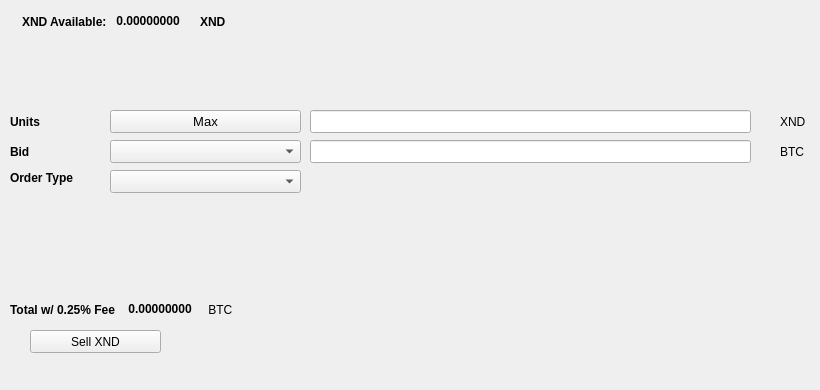
   <widget class="QWidget" name="SellTab">
    <attribute name="title">
     <string>Sell</string>
    </attribute>
    <widget class="QLabel" name="label_16">
     <property name="geometry">
      <rect>
       <x>780</x>
       <y>140</y>
       <width>31</width>
       <height>23</height>
      </rect>
     </property>
     <property name="text">
      <string>BTC</string>
     </property>
    </widget>
    <widget class="QComboBox" name="SellBidcomboBox">
     <property name="geometry">
      <rect>
       <x>110</x>
       <y>140</y>
       <width>191</width>
       <height>23</height>
      </rect>
     </property>
     <property name="font">
      <font>
       <pointsize>10</pointsize>
      </font>
     </property>
    </widget>
    <widget class="QLabel" name="label_18">
     <property name="geometry">
      <rect>
       <x>10</x>
       <y>110</y>
       <width>46</width>
       <height>23</height>
      </rect>
     </property>
     <property name="font">
      <font>
       <weight>75</weight>
       <bold>true</bold>
      </font>
     </property>
     <property name="text">
      <string>Units</string>
     </property>
    </widget>
    <widget class="QPushButton" name="Sell_Max_Amount">
     <property name="geometry">
      <rect>
       <x>110</x>
       <y>110</y>
       <width>191</width>
       <height>23</height>
      </rect>
     </property>
     <property name="font">
      <font>
       <pointsize>10</pointsize>
      </font>
     </property>
     <property name="text">
      <string>Max</string>
     </property>
    </widget>
    <widget class="QLabel" name="label_20">
     <property name="geometry">
      <rect>
       <x>10</x>
       <y>170</y>
       <width>91</width>
       <height>16</height>
      </rect>
     </property>
     <property name="font">
      <font>
       <weight>75</weight>
       <bold>true</bold>
      </font>
     </property>
     <property name="text">
      <string>Order Type</string>
     </property>
    </widget>
    <widget class="QComboBox" name="SellOrdertypeCombo">
     <property name="geometry">
      <rect>
       <x>110</x>
       <y>170</y>
       <width>191</width>
       <height>23</height>
      </rect>
     </property>
     <property name="font">
      <font>
       <pointsize>10</pointsize>
      </font>
     </property>
    </widget>
    <widget class="QLabel" name="label_21">
     <property name="geometry">
      <rect>
       <x>10</x>
       <y>140</y>
       <width>46</width>
       <height>23</height>
      </rect>
     </property>
     <property name="font">
      <font>
       <weight>75</weight>
       <bold>true</bold>
      </font>
     </property>
     <property name="text">
      <string>Bid</string>
     </property>
    </widget>
    <widget class="QLabel" name="label_22">
     <property name="geometry">
      <rect>
       <x>780</x>
       <y>110</y>
       <width>31</width>
       <height>23</height>
      </rect>
     </property>
     <property name="text">
      <string>XND</string>
     </property>
    </widget>
    <widget class="QLineEdit" name="UnitsInputXND">
     <property name="geometry">
      <rect>
       <x>310</x>
       <y>110</y>
       <width>441</width>
       <height>23</height>
      </rect>
     </property>
     <property name="font">
      <font>
       <pointsize>9</pointsize>
       <weight>75</weight>
       <bold>true</bold>
      </font>
     </property>
    </widget>
    <widget class="QLineEdit" name="SellBidPriceEdit">
     <property name="geometry">
      <rect>
       <x>310</x>
       <y>140</y>
       <width>441</width>
       <height>23</height>
      </rect>
     </property>
     <property name="font">
      <font>
       <pointsize>9</pointsize>
       <weight>75</weight>
       <bold>true</bold>
      </font>
     </property>
    </widget>
    <widget class="QPushButton" name="SellXNDBTN">
     <property name="geometry">
      <rect>
       <x>30</x>
       <y>330</y>
       <width>131</width>
       <height>23</height>
      </rect>
     </property>
     <property name="text">
      <string>Sell XND</string>
     </property>
     <property name="icon">
      <iconset resource="../xinard">
       <normaloff>:/icons/bitcoin</normaloff>:/icons/bitcoin</iconset>
     </property>
    </widget>
    <widget class="QWidget" name="layoutWidget3">
     <property name="geometry">
      <rect>
       <x>22</x>
       <y>12</y>
       <width>258</width>
       <height>19</height>
      </rect>
     </property>
     <layout class="QHBoxLayout" name="horizontalLayout">
      <item>
       <widget class="QLabel" name="label232_2">
        <property name="font">
         <font>
          <weight>75</weight>
          <bold>true</bold>
         </font>
        </property>
        <property name="text">
         <string>XND Available:</string>
        </property>
       </widget>
      </item>
      <item>
       <widget class="QLabel" name="XNDAvailableLabel">
        <property name="palette">
         <palette>
          <active>
           <colorrole role="WindowText">
            <brush brushstyle="SolidPattern">
             <color alpha="255">
              <red>0</red>
              <green>0</green>
              <blue>0</blue>
             </color>
            </brush>
           </colorrole>
           <colorrole role="Button">
            <brush brushstyle="SolidPattern">
             <color alpha="255">
              <red>0</red>
              <green>170</green>
              <blue>0</blue>
             </color>
            </brush>
           </colorrole>
           <colorrole role="Light">
            <brush brushstyle="SolidPattern">
             <color alpha="255">
              <red>0</red>
              <green>255</green>
              <blue>0</blue>
             </color>
            </brush>
           </colorrole>
           <colorrole role="Midlight">
            <brush brushstyle="SolidPattern">
             <color alpha="255">
              <red>0</red>
              <green>212</green>
              <blue>0</blue>
             </color>
            </brush>
           </colorrole>
           <colorrole role="Dark">
            <brush brushstyle="SolidPattern">
             <color alpha="255">
              <red>0</red>
              <green>85</green>
              <blue>0</blue>
             </color>
            </brush>
           </colorrole>
           <colorrole role="Mid">
            <brush brushstyle="SolidPattern">
             <color alpha="255">
              <red>0</red>
              <green>113</green>
              <blue>0</blue>
             </color>
            </brush>
           </colorrole>
           <colorrole role="Text">
            <brush brushstyle="SolidPattern">
             <color alpha="255">
              <red>0</red>
              <green>170</green>
              <blue>0</blue>
             </color>
            </brush>
           </colorrole>
           <colorrole role="BrightText">
            <brush brushstyle="SolidPattern">
             <color alpha="255">
              <red>255</red>
              <green>255</green>
              <blue>255</blue>
             </color>
            </brush>
           </colorrole>
           <colorrole role="ButtonText">
            <brush brushstyle="SolidPattern">
             <color alpha="255">
              <red>0</red>
              <green>0</green>
              <blue>0</blue>
             </color>
            </brush>
           </colorrole>
           <colorrole role="Base">
            <brush brushstyle="SolidPattern">
             <color alpha="255">
              <red>255</red>
              <green>255</green>
              <blue>255</blue>
             </color>
            </brush>
           </colorrole>
           <colorrole role="Window">
            <brush brushstyle="SolidPattern">
             <color alpha="255">
              <red>0</red>
              <green>170</green>
              <blue>0</blue>
             </color>
            </brush>
           </colorrole>
           <colorrole role="Shadow">
            <brush brushstyle="SolidPattern">
             <color alpha="255">
              <red>0</red>
              <green>0</green>
              <blue>0</blue>
             </color>
            </brush>
           </colorrole>
           <colorrole role="AlternateBase">
            <brush brushstyle="SolidPattern">
             <color alpha="255">
              <red>127</red>
              <green>212</green>
              <blue>127</blue>
             </color>
            </brush>
           </colorrole>
           <colorrole role="ToolTipBase">
            <brush brushstyle="SolidPattern">
             <color alpha="255">
              <red>255</red>
              <green>255</green>
              <blue>220</blue>
             </color>
            </brush>
           </colorrole>
           <colorrole role="ToolTipText">
            <brush brushstyle="SolidPattern">
             <color alpha="255">
              <red>0</red>
              <green>0</green>
              <blue>0</blue>
             </color>
            </brush>
           </colorrole>
          </active>
          <inactive>
           <colorrole role="WindowText">
            <brush brushstyle="SolidPattern">
             <color alpha="255">
              <red>0</red>
              <green>0</green>
              <blue>0</blue>
             </color>
            </brush>
           </colorrole>
           <colorrole role="Button">
            <brush brushstyle="SolidPattern">
             <color alpha="255">
              <red>0</red>
              <green>170</green>
              <blue>0</blue>
             </color>
            </brush>
           </colorrole>
           <colorrole role="Light">
            <brush brushstyle="SolidPattern">
             <color alpha="255">
              <red>0</red>
              <green>255</green>
              <blue>0</blue>
             </color>
            </brush>
           </colorrole>
           <colorrole role="Midlight">
            <brush brushstyle="SolidPattern">
             <color alpha="255">
              <red>0</red>
              <green>212</green>
              <blue>0</blue>
             </color>
            </brush>
           </colorrole>
           <colorrole role="Dark">
            <brush brushstyle="SolidPattern">
             <color alpha="255">
              <red>0</red>
              <green>85</green>
              <blue>0</blue>
             </color>
            </brush>
           </colorrole>
           <colorrole role="Mid">
            <brush brushstyle="SolidPattern">
             <color alpha="255">
              <red>0</red>
              <green>113</green>
              <blue>0</blue>
             </color>
            </brush>
           </colorrole>
           <colorrole role="Text">
            <brush brushstyle="SolidPattern">
             <color alpha="255">
              <red>0</red>
              <green>170</green>
              <blue>0</blue>
             </color>
            </brush>
           </colorrole>
           <colorrole role="BrightText">
            <brush brushstyle="SolidPattern">
             <color alpha="255">
              <red>255</red>
              <green>255</green>
              <blue>255</blue>
             </color>
            </brush>
           </colorrole>
           <colorrole role="ButtonText">
            <brush brushstyle="SolidPattern">
             <color alpha="255">
              <red>0</red>
              <green>0</green>
              <blue>0</blue>
             </color>
            </brush>
           </colorrole>
           <colorrole role="Base">
            <brush brushstyle="SolidPattern">
             <color alpha="255">
              <red>255</red>
              <green>255</green>
              <blue>255</blue>
             </color>
            </brush>
           </colorrole>
           <colorrole role="Window">
            <brush brushstyle="SolidPattern">
             <color alpha="255">
              <red>0</red>
              <green>170</green>
              <blue>0</blue>
             </color>
            </brush>
           </colorrole>
           <colorrole role="Shadow">
            <brush brushstyle="SolidPattern">
             <color alpha="255">
              <red>0</red>
              <green>0</green>
              <blue>0</blue>
             </color>
            </brush>
           </colorrole>
           <colorrole role="AlternateBase">
            <brush brushstyle="SolidPattern">
             <color alpha="255">
              <red>127</red>
              <green>212</green>
              <blue>127</blue>
             </color>
            </brush>
           </colorrole>
           <colorrole role="ToolTipBase">
            <brush brushstyle="SolidPattern">
             <color alpha="255">
              <red>255</red>
              <green>255</green>
              <blue>220</blue>
             </color>
            </brush>
           </colorrole>
           <colorrole role="ToolTipText">
            <brush brushstyle="SolidPattern">
             <color alpha="255">
              <red>0</red>
              <green>0</green>
              <blue>0</blue>
             </color>
            </brush>
           </colorrole>
          </inactive>
          <disabled>
           <colorrole role="WindowText">
            <brush brushstyle="SolidPattern">
             <color alpha="255">
              <red>0</red>
              <green>85</green>
              <blue>0</blue>
             </color>
            </brush>
           </colorrole>
           <colorrole role="Button">
            <brush brushstyle="SolidPattern">
             <color alpha="255">
              <red>0</red>
              <green>170</green>
              <blue>0</blue>
             </color>
            </brush>
           </colorrole>
           <colorrole role="Light">
            <brush brushstyle="SolidPattern">
             <color alpha="255">
              <red>0</red>
              <green>255</green>
              <blue>0</blue>
             </color>
            </brush>
           </colorrole>
           <colorrole role="Midlight">
            <brush brushstyle="SolidPattern">
             <color alpha="255">
              <red>0</red>
              <green>212</green>
              <blue>0</blue>
             </color>
            </brush>
           </colorrole>
           <colorrole role="Dark">
            <brush brushstyle="SolidPattern">
             <color alpha="255">
              <red>0</red>
              <green>85</green>
              <blue>0</blue>
             </color>
            </brush>
           </colorrole>
           <colorrole role="Mid">
            <brush brushstyle="SolidPattern">
             <color alpha="255">
              <red>0</red>
              <green>113</green>
              <blue>0</blue>
             </color>
            </brush>
           </colorrole>
           <colorrole role="Text">
            <brush brushstyle="SolidPattern">
             <color alpha="255">
              <red>0</red>
              <green>85</green>
              <blue>0</blue>
             </color>
            </brush>
           </colorrole>
           <colorrole role="BrightText">
            <brush brushstyle="SolidPattern">
             <color alpha="255">
              <red>255</red>
              <green>255</green>
              <blue>255</blue>
             </color>
            </brush>
           </colorrole>
           <colorrole role="ButtonText">
            <brush brushstyle="SolidPattern">
             <color alpha="255">
              <red>0</red>
              <green>85</green>
              <blue>0</blue>
             </color>
            </brush>
           </colorrole>
           <colorrole role="Base">
            <brush brushstyle="SolidPattern">
             <color alpha="255">
              <red>0</red>
              <green>170</green>
              <blue>0</blue>
             </color>
            </brush>
           </colorrole>
           <colorrole role="Window">
            <brush brushstyle="SolidPattern">
             <color alpha="255">
              <red>0</red>
              <green>170</green>
              <blue>0</blue>
             </color>
            </brush>
           </colorrole>
           <colorrole role="Shadow">
            <brush brushstyle="SolidPattern">
             <color alpha="255">
              <red>0</red>
              <green>0</green>
              <blue>0</blue>
             </color>
            </brush>
           </colorrole>
           <colorrole role="AlternateBase">
            <brush brushstyle="SolidPattern">
             <color alpha="255">
              <red>0</red>
              <green>170</green>
              <blue>0</blue>
             </color>
            </brush>
           </colorrole>
           <colorrole role="ToolTipBase">
            <brush brushstyle="SolidPattern">
             <color alpha="255">
              <red>255</red>
              <green>255</green>
              <blue>220</blue>
             </color>
            </brush>
           </colorrole>
           <colorrole role="ToolTipText">
            <brush brushstyle="SolidPattern">
             <color alpha="255">
              <red>0</red>
              <green>0</green>
              <blue>0</blue>
             </color>
            </brush>
           </colorrole>
          </disabled>
         </palette>
        </property>
        <property name="font">
         <font>
          <weight>75</weight>
          <bold>true</bold>
         </font>
        </property>
        <property name="text">
         <string> 0.00000000 </string>
        </property>
        <property name="textInteractionFlags">
         <set>Qt::LinksAccessibleByMouse|Qt::TextSelectableByKeyboard|Qt::TextSelectableByMouse</set>
        </property>
       </widget>
      </item>
      <item>
       <widget class="QLabel" name="labelXND">
        <property name="font">
         <font>
          <weight>75</weight>
          <bold>true</bold>
         </font>
        </property>
        <property name="text">
         <string>XND</string>
        </property>
       </widget>
      </item>
     </layout>
    </widget>
    <widget class="QWidget" name="layoutWidget">
     <property name="geometry">
      <rect>
       <x>10</x>
       <y>300</y>
       <width>268</width>
       <height>19</height>
      </rect>
     </property>
     <layout class="QHBoxLayout" name="horizontalLayout_2">
      <item>
       <widget class="QLabel" name="label_19">
        <property name="font">
         <font>
          <weight>75</weight>
          <bold>true</bold>
         </font>
        </property>
        <property name="text">
         <string>Total w/ 0.25% Fee </string>
        </property>
       </widget>
      </item>
      <item>
       <widget class="QLabel" name="SellCostLabel">
        <property name="palette">
         <palette>
          <active>
           <colorrole role="WindowText">
            <brush brushstyle="SolidPattern">
             <color alpha="255">
              <red>0</red>
              <green>0</green>
              <blue>0</blue>
             </color>
            </brush>
           </colorrole>
           <colorrole role="Button">
            <brush brushstyle="SolidPattern">
             <color alpha="255">
              <red>0</red>
              <green>170</green>
              <blue>0</blue>
             </color>
            </brush>
           </colorrole>
           <colorrole role="Light">
            <brush brushstyle="SolidPattern">
             <color alpha="255">
              <red>0</red>
              <green>255</green>
              <blue>0</blue>
             </color>
            </brush>
           </colorrole>
           <colorrole role="Midlight">
            <brush brushstyle="SolidPattern">
             <color alpha="255">
              <red>0</red>
              <green>212</green>
              <blue>0</blue>
             </color>
            </brush>
           </colorrole>
           <colorrole role="Dark">
            <brush brushstyle="SolidPattern">
             <color alpha="255">
              <red>0</red>
              <green>85</green>
              <blue>0</blue>
             </color>
            </brush>
           </colorrole>
           <colorrole role="Mid">
            <brush brushstyle="SolidPattern">
             <color alpha="255">
              <red>0</red>
              <green>113</green>
              <blue>0</blue>
             </color>
            </brush>
           </colorrole>
           <colorrole role="Text">
            <brush brushstyle="SolidPattern">
             <color alpha="255">
              <red>0</red>
              <green>170</green>
              <blue>0</blue>
             </color>
            </brush>
           </colorrole>
           <colorrole role="BrightText">
            <brush brushstyle="SolidPattern">
             <color alpha="255">
              <red>255</red>
              <green>255</green>
              <blue>255</blue>
             </color>
            </brush>
           </colorrole>
           <colorrole role="ButtonText">
            <brush brushstyle="SolidPattern">
             <color alpha="255">
              <red>0</red>
              <green>0</green>
              <blue>0</blue>
             </color>
            </brush>
           </colorrole>
           <colorrole role="Base">
            <brush brushstyle="SolidPattern">
             <color alpha="255">
              <red>255</red>
              <green>255</green>
              <blue>255</blue>
             </color>
            </brush>
           </colorrole>
           <colorrole role="Window">
            <brush brushstyle="SolidPattern">
             <color alpha="255">
              <red>0</red>
              <green>170</green>
              <blue>0</blue>
             </color>
            </brush>
           </colorrole>
           <colorrole role="Shadow">
            <brush brushstyle="SolidPattern">
             <color alpha="255">
              <red>0</red>
              <green>0</green>
              <blue>0</blue>
             </color>
            </brush>
           </colorrole>
           <colorrole role="AlternateBase">
            <brush brushstyle="SolidPattern">
             <color alpha="255">
              <red>127</red>
              <green>212</green>
              <blue>127</blue>
             </color>
            </brush>
           </colorrole>
           <colorrole role="ToolTipBase">
            <brush brushstyle="SolidPattern">
             <color alpha="255">
              <red>255</red>
              <green>255</green>
              <blue>220</blue>
             </color>
            </brush>
           </colorrole>
           <colorrole role="ToolTipText">
            <brush brushstyle="SolidPattern">
             <color alpha="255">
              <red>0</red>
              <green>0</green>
              <blue>0</blue>
             </color>
            </brush>
           </colorrole>
          </active>
          <inactive>
           <colorrole role="WindowText">
            <brush brushstyle="SolidPattern">
             <color alpha="255">
              <red>0</red>
              <green>0</green>
              <blue>0</blue>
             </color>
            </brush>
           </colorrole>
           <colorrole role="Button">
            <brush brushstyle="SolidPattern">
             <color alpha="255">
              <red>0</red>
              <green>170</green>
              <blue>0</blue>
             </color>
            </brush>
           </colorrole>
           <colorrole role="Light">
            <brush brushstyle="SolidPattern">
             <color alpha="255">
              <red>0</red>
              <green>255</green>
              <blue>0</blue>
             </color>
            </brush>
           </colorrole>
           <colorrole role="Midlight">
            <brush brushstyle="SolidPattern">
             <color alpha="255">
              <red>0</red>
              <green>212</green>
              <blue>0</blue>
             </color>
            </brush>
           </colorrole>
           <colorrole role="Dark">
            <brush brushstyle="SolidPattern">
             <color alpha="255">
              <red>0</red>
              <green>85</green>
              <blue>0</blue>
             </color>
            </brush>
           </colorrole>
           <colorrole role="Mid">
            <brush brushstyle="SolidPattern">
             <color alpha="255">
              <red>0</red>
              <green>113</green>
              <blue>0</blue>
             </color>
            </brush>
           </colorrole>
           <colorrole role="Text">
            <brush brushstyle="SolidPattern">
             <color alpha="255">
              <red>0</red>
              <green>170</green>
              <blue>0</blue>
             </color>
            </brush>
           </colorrole>
           <colorrole role="BrightText">
            <brush brushstyle="SolidPattern">
             <color alpha="255">
              <red>255</red>
              <green>255</green>
              <blue>255</blue>
             </color>
            </brush>
           </colorrole>
           <colorrole role="ButtonText">
            <brush brushstyle="SolidPattern">
             <color alpha="255">
              <red>0</red>
              <green>0</green>
              <blue>0</blue>
             </color>
            </brush>
           </colorrole>
           <colorrole role="Base">
            <brush brushstyle="SolidPattern">
             <color alpha="255">
              <red>255</red>
              <green>255</green>
              <blue>255</blue>
             </color>
            </brush>
           </colorrole>
           <colorrole role="Window">
            <brush brushstyle="SolidPattern">
             <color alpha="255">
              <red>0</red>
              <green>170</green>
              <blue>0</blue>
             </color>
            </brush>
           </colorrole>
           <colorrole role="Shadow">
            <brush brushstyle="SolidPattern">
             <color alpha="255">
              <red>0</red>
              <green>0</green>
              <blue>0</blue>
             </color>
            </brush>
           </colorrole>
           <colorrole role="AlternateBase">
            <brush brushstyle="SolidPattern">
             <color alpha="255">
              <red>127</red>
              <green>212</green>
              <blue>127</blue>
             </color>
            </brush>
           </colorrole>
           <colorrole role="ToolTipBase">
            <brush brushstyle="SolidPattern">
             <color alpha="255">
              <red>255</red>
              <green>255</green>
              <blue>220</blue>
             </color>
            </brush>
           </colorrole>
           <colorrole role="ToolTipText">
            <brush brushstyle="SolidPattern">
             <color alpha="255">
              <red>0</red>
              <green>0</green>
              <blue>0</blue>
             </color>
            </brush>
           </colorrole>
          </inactive>
          <disabled>
           <colorrole role="WindowText">
            <brush brushstyle="SolidPattern">
             <color alpha="255">
              <red>0</red>
              <green>85</green>
              <blue>0</blue>
             </color>
            </brush>
           </colorrole>
           <colorrole role="Button">
            <brush brushstyle="SolidPattern">
             <color alpha="255">
              <red>0</red>
              <green>170</green>
              <blue>0</blue>
             </color>
            </brush>
           </colorrole>
           <colorrole role="Light">
            <brush brushstyle="SolidPattern">
             <color alpha="255">
              <red>0</red>
              <green>255</green>
              <blue>0</blue>
             </color>
            </brush>
           </colorrole>
           <colorrole role="Midlight">
            <brush brushstyle="SolidPattern">
             <color alpha="255">
              <red>0</red>
              <green>212</green>
              <blue>0</blue>
             </color>
            </brush>
           </colorrole>
           <colorrole role="Dark">
            <brush brushstyle="SolidPattern">
             <color alpha="255">
              <red>0</red>
              <green>85</green>
              <blue>0</blue>
             </color>
            </brush>
           </colorrole>
           <colorrole role="Mid">
            <brush brushstyle="SolidPattern">
             <color alpha="255">
              <red>0</red>
              <green>113</green>
              <blue>0</blue>
             </color>
            </brush>
           </colorrole>
           <colorrole role="Text">
            <brush brushstyle="SolidPattern">
             <color alpha="255">
              <red>0</red>
              <green>85</green>
              <blue>0</blue>
             </color>
            </brush>
           </colorrole>
           <colorrole role="BrightText">
            <brush brushstyle="SolidPattern">
             <color alpha="255">
              <red>255</red>
              <green>255</green>
              <blue>255</blue>
             </color>
            </brush>
           </colorrole>
           <colorrole role="ButtonText">
            <brush brushstyle="SolidPattern">
             <color alpha="255">
              <red>0</red>
              <green>85</green>
              <blue>0</blue>
             </color>
            </brush>
           </colorrole>
           <colorrole role="Base">
            <brush brushstyle="SolidPattern">
             <color alpha="255">
              <red>0</red>
              <green>170</green>
              <blue>0</blue>
             </color>
            </brush>
           </colorrole>
           <colorrole role="Window">
            <brush brushstyle="SolidPattern">
             <color alpha="255">
              <red>0</red>
              <green>170</green>
              <blue>0</blue>
             </color>
            </brush>
           </colorrole>
           <colorrole role="Shadow">
            <brush brushstyle="SolidPattern">
             <color alpha="255">
              <red>0</red>
              <green>0</green>
              <blue>0</blue>
             </color>
            </brush>
           </colorrole>
           <colorrole role="AlternateBase">
            <brush brushstyle="SolidPattern">
             <color alpha="255">
              <red>0</red>
              <green>170</green>
              <blue>0</blue>
             </color>
            </brush>
           </colorrole>
           <colorrole role="ToolTipBase">
            <brush brushstyle="SolidPattern">
             <color alpha="255">
              <red>255</red>
              <green>255</green>
              <blue>220</blue>
             </color>
            </brush>
           </colorrole>
           <colorrole role="ToolTipText">
            <brush brushstyle="SolidPattern">
             <color alpha="255">
              <red>0</red>
              <green>0</green>
              <blue>0</blue>
             </color>
            </brush>
           </colorrole>
          </disabled>
         </palette>
        </property>
        <property name="font">
         <font>
          <weight>75</weight>
          <bold>true</bold>
         </font>
        </property>
        <property name="autoFillBackground">
         <bool>false</bool>
        </property>
        <property name="text">
         <string> 0.00000000</string>
        </property>
        <property name="textInteractionFlags">
         <set>Qt::LinksAccessibleByMouse|Qt::TextSelectableByMouse</set>
        </property>
       </widget>
      </item>
      <item>
       <widget class="QLabel" name="label_17">
        <property name="font">
         <font>
          <weight>50</weight>
          <bold>false</bold>
         </font>
        </property>
        <property name="text">
         <string> BTC</string>
        </property>
       </widget>
      </item>
     </layout>
    </widget>
    <widget class="QLabel" name="label_23">
     <property name="geometry">
      <rect>
       <x>460</x>
       <y>300</y>
       <width>281</width>
       <height>81</height>
      </rect>
     </property>
     <property name="text">
      <string/>
     </property>
     <property name="pixmap">
      <pixmap>:/images/bittrex</pixmap>
     </property>
    </widget>
   </widget>
